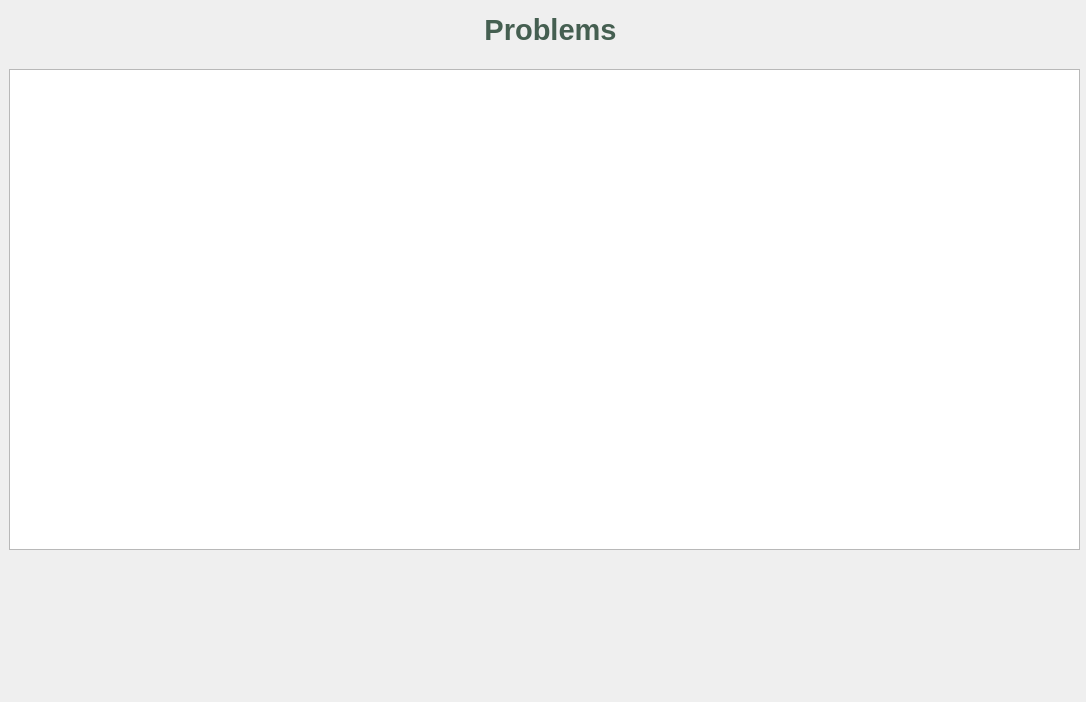
<?xml version="1.0" encoding="UTF-8"?>
<ui version="4.0">
 <class>userdashboard</class>
 <widget class="QWidget" name="userdashboard">
  <property name="windowModality">
   <enum>Qt::WindowModality::ApplicationModal</enum>
  </property>
  <property name="geometry">
   <rect>
    <x>0</x>
    <y>0</y>
    <width>1086</width>
    <height>702</height>
   </rect>
  </property>
  <property name="sizePolicy">
   <sizepolicy hsizetype="Expanding" vsizetype="Expanding">
    <horstretch>0</horstretch>
    <verstretch>0</verstretch>
   </sizepolicy>
  </property>
  <property name="windowTitle">
   <string>User Dashboard</string>
  </property>
  <property name="styleSheet">
   <string notr="true"/>
  </property>
  <widget class="QTableWidget" name="problemTable">
   <property name="geometry">
    <rect>
     <x>9</x>
     <y>69</y>
     <width>1071</width>
     <height>481</height>
    </rect>
   </property>
  </widget>
  <widget class="QPushButton" name="SolveChallenge">
   <property name="geometry">
    <rect>
     <x>440</x>
     <y>560</y>
     <width>206</width>
     <height>47</height>
    </rect>
   </property>
   <property name="sizePolicy">
    <sizepolicy hsizetype="Fixed" vsizetype="Fixed">
     <horstretch>0</horstretch>
     <verstretch>0</verstretch>
    </sizepolicy>
   </property>
   <property name="minimumSize">
    <size>
     <width>206</width>
     <height>47</height>
    </size>
   </property>
   <property name="maximumSize">
    <size>
     <width>206</width>
     <height>47</height>
    </size>
   </property>
   <property name="styleSheet">
    <string notr="true">background-image: url(:/new/prefix1/src/SolveChallengeButton.png);
border-radius : 15px ;</string>
   </property>
   <property name="text">
    <string/>
   </property>
  </widget>
  <widget class="QLabel" name="label">
   <property name="geometry">
    <rect>
     <x>420</x>
     <y>10</y>
     <width>261</width>
     <height>41</height>
    </rect>
   </property>
   <property name="text">
    <string>&lt;html&gt;&lt;head/&gt;&lt;body&gt;&lt;p align=&quot;center&quot;&gt;&lt;span style=&quot; font-size:22pt; font-weight:700; color:#455f51;&quot;&gt;Problems&lt;/span&gt;&lt;/p&gt;&lt;/body&gt;&lt;/html&gt;</string>
   </property>
  </widget>
 </widget>
 <resources/>
 <connections/>
</ui>
